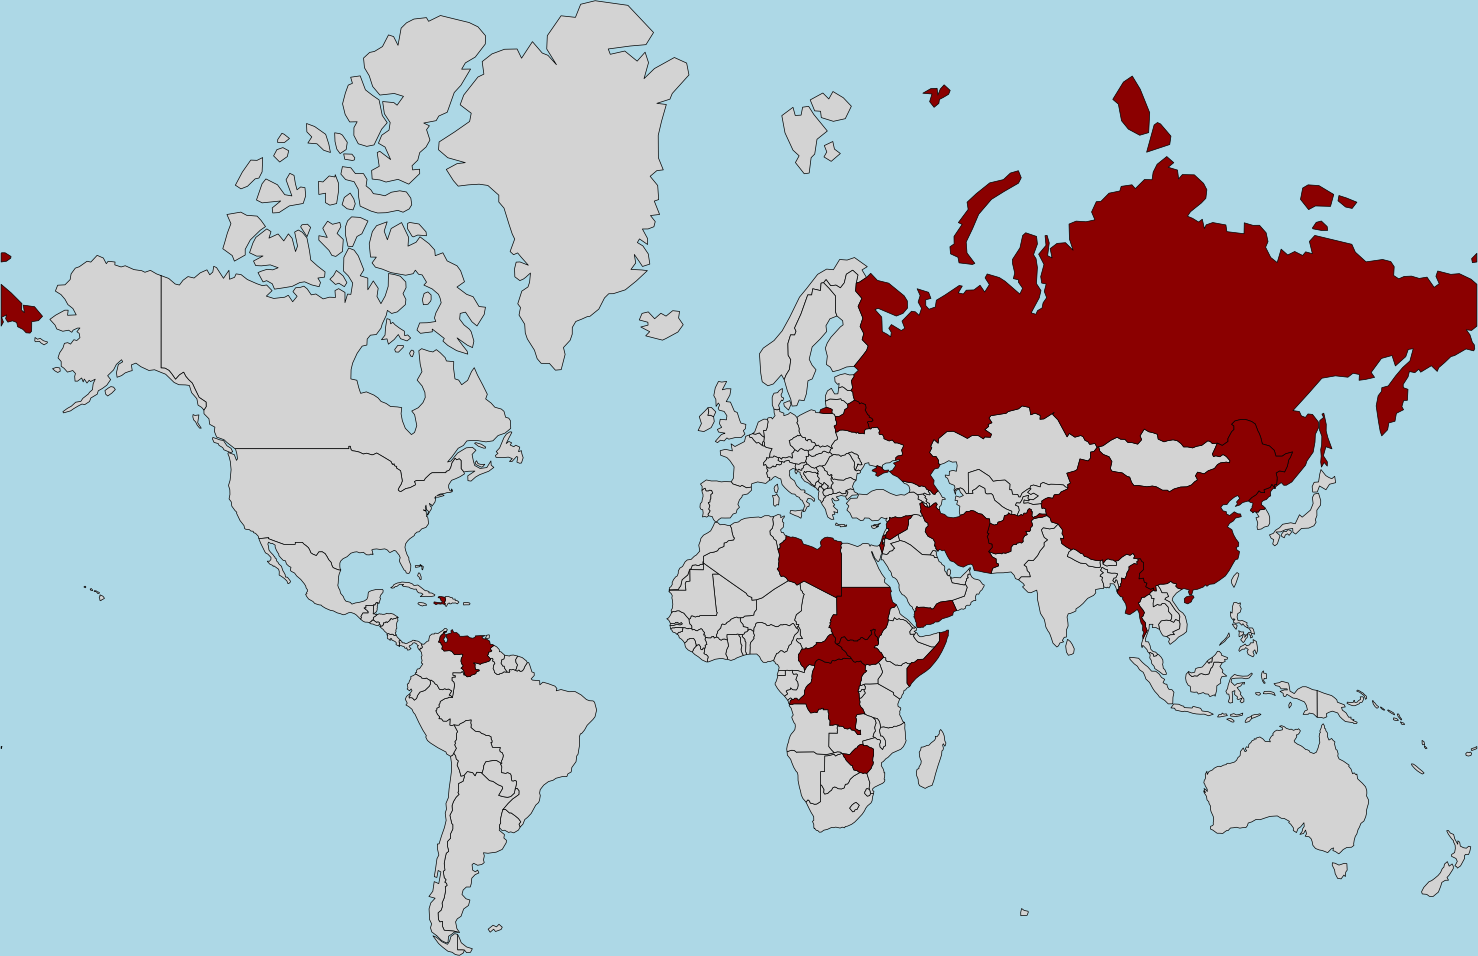

Generate this figure with Python:
#!/usr/bin/env python3
"""Generate example world map for blocking countries."""

import geopandas as gpd
import matplotlib.pyplot as plt

if __name__ == '__main__':
    # Load Natural Earth data (stand-in for OSM country polygons)
    world = gpd.read_file('ne_110m_admin_0_countries.shp')

    # Fix invalid geometries (avoids vertical artifacts)
    world['geometry'] = world['geometry'].buffer(0)

    # Drop Antarctica to avoid projection issues
    world = world[~world['NAME'].str.contains('Antarctica')]

    # Mark highlight countries
    highlight_countries = ['AF', 'BY', 'CF', 'CN', 'CD', 'HT', 'HK', 'IL',
                           'IR', 'MM', 'MO', 'KP', 'LY', 'RU', 'SD', 'SO',
                           'SS', 'SY', 'VE', 'YE', 'ZW']
    print(','.join(highlight_countries))
    world['highlight'] = world['ISO_A2'].isin(highlight_countries)

    # Plot
    fig, ax = plt.subplots(figsize=(1920/100, 1080/100), dpi=100)

    # Background color
    fig.patch.set_facecolor('lightblue')
    ax.set_facecolor('lightblue')

    # Use Mercator projection
    world = world.to_crs(epsg=3857)

    # Non-highlighted countries
    world[~world['highlight']].plot(ax=ax, color='lightgrey',
                                    edgecolor='black', linewidth=0.5)
    # Highlight countries
    world[world['highlight']].plot(ax=ax, color='darkred',
                                   edgecolor='black', linewidth=0.5)

    ax.axis('off')
    plt.tight_layout()
    plt.savefig('example_map.png', dpi=100)
